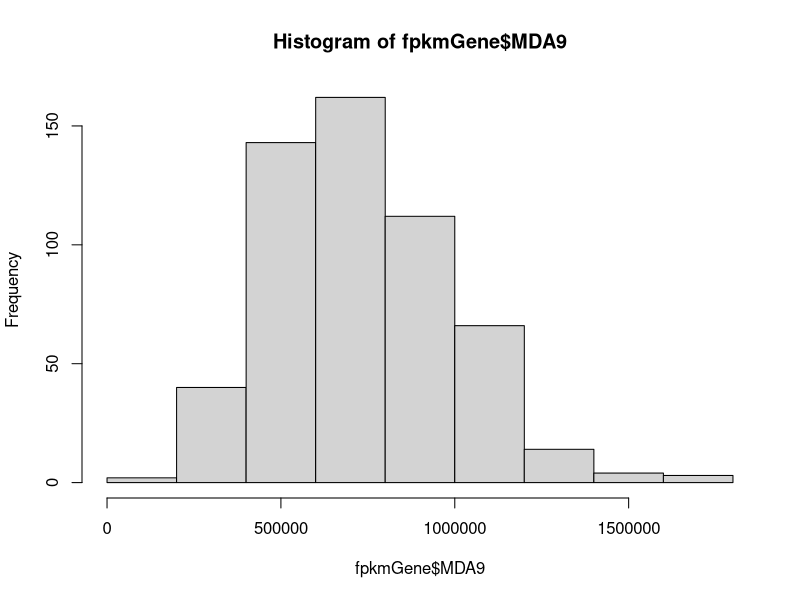
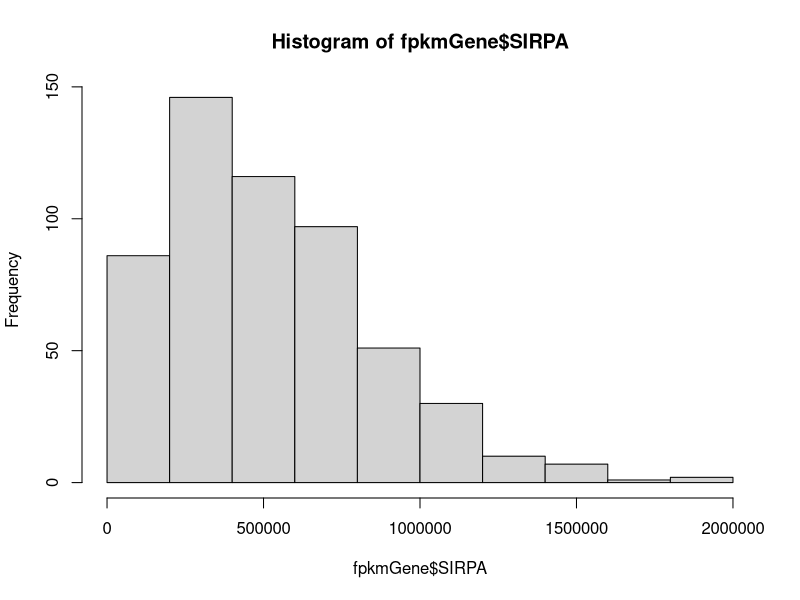
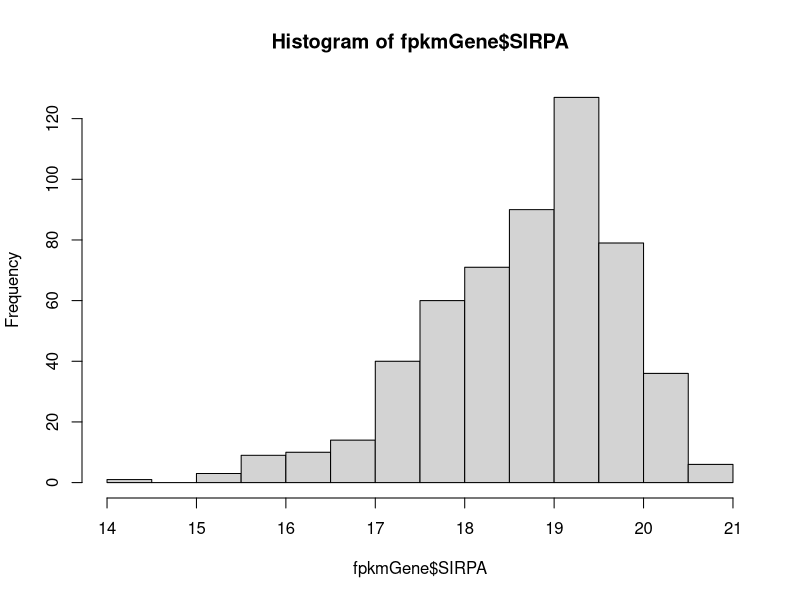
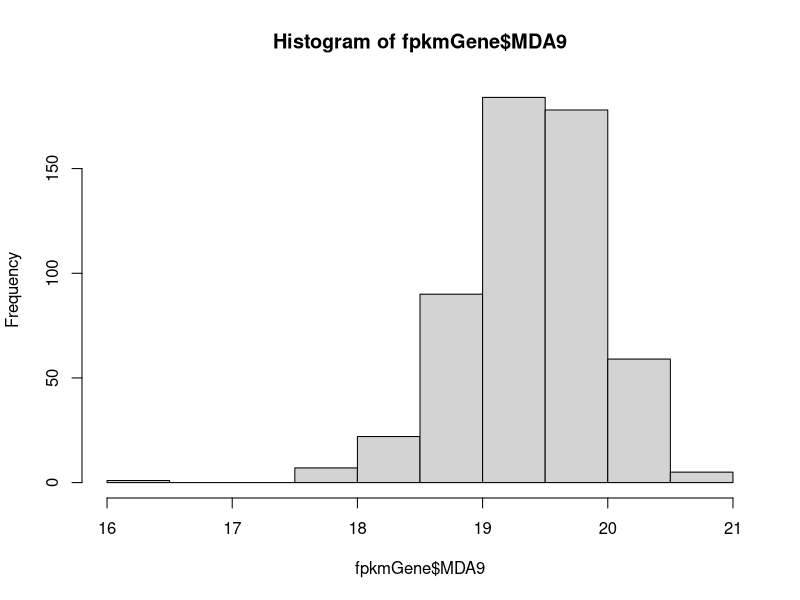
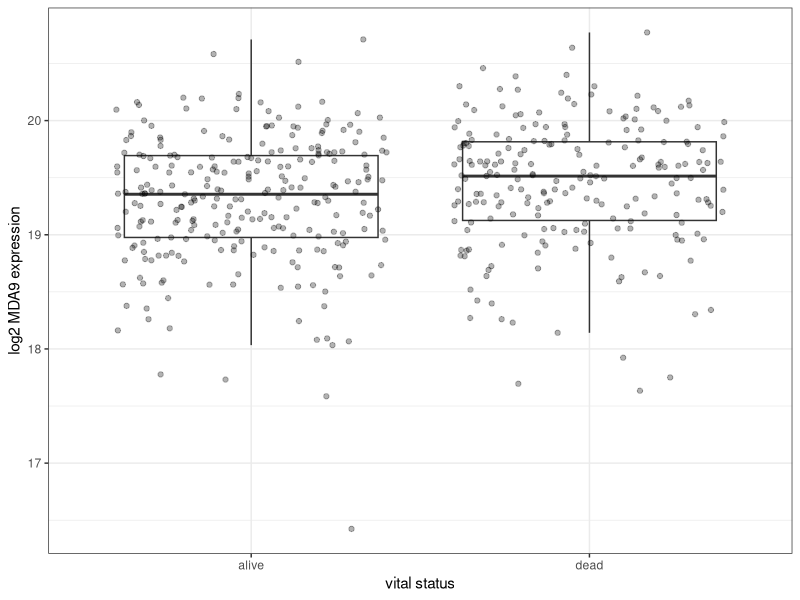

Source code (R) for these figures, in order: (Note: this script raises an error after producing the figures.)
#### head and neck expression analysis ####

# load packages
library(dplyr)
library(ggplot2)
library(survminer)
library(survival)
library(viridis)

#### data pre-processing ####

# read in saved data
fpkmGene <- read.table("targetGeneHNSCC.csv")
# see all metadata
colnames(fpkmGene)
# view untransformed distribution
hist(fpkmGene$MDA9) # very slightly left skewed
hist(fpkmGene$SIRPA) # slightly left skewed
# save untransformed data
fpkmGeneNolog <- fpkmGene

# log transform genes
fpkmGene[1:12] <- fpkmGene[1:12] + 1 # add one pseudo count to all counts to remove zeros
fpkmGene[1:12] <- log2(fpkmGene[1:12]) # apply log2 transformation
hist(fpkmGene$SIRPA) 
hist(fpkmGene$MDA9) 

# assessing clinical data
table(fpkmGene$shortLetterCode) # 44 NT, 2 TM, 500 TP
table(fpkmGene$race) # 49 AA, 468 white
table(fpkmGene$ethnicity) # 27 HIS, 480 not (some overlap with AA?)

# extract tumor data
tum <- fpkmGene %>%
  filter(shortLetterCode == "TP")
# extracting whites with known HIS
his_nonhis <- fpkmGene %>%
  filter(race == "white") %>%
  filter(ethnicity == "hispanic or latino" | ethnicity == "not hispanic or latino") 
# extracting AA and white who are not HIS
BW_nonhis <- fpkmGene %>%
  filter(race == "white" | race == "black or african american") %>%
  filter(ethnicity == "not hispanic or latino") 

#### MDA-9/Syntenin ####

## high expression in AA is correlated with poor outcome when compared to non-hispanic whites
## compare vital status based on MDA9
t.test(MDA9 ~ vital_status, data=BW_nonhis) # 0.004855
ggplot(BW_nonhis, aes(vital_status, MDA9)) + 
  ylab("log2 MDA9 expression") +
  xlab("vital status") +
  geom_boxplot(outlier.shape = NA) +
  geom_jitter(alpha = 0.3) +
  theme_bw() 
#ggsave("figures/MDA9BW_nonhis_vital_.jpg")

# KM from TCGA biolinks
#TCGAbiolinks::TCGAanalyze_SurvivalKM()

## kaplan meier: days to last followup, comparing AA and CA
# remove missing data 
BW_nonhis_follow <- BW_nonhis %>%
  filter(!is.na(days_to_last_follow_up)) 
BW_nonhis_follow <- BW_nonhis_follow %>% 
  mutate(vital = (as.numeric(vital_status)) - 1)
# fit model
BW_nonhis_follow_fit <- survfit(Surv(days_to_last_follow_up, 
                    vital) ~ race, 
               data = BW_nonhis_follow)
ggsurvplot(BW_nonhis_follow_fit, data = BW_nonhis_follow, 
           risk.table = TRUE,
           pval = TRUE,
           pval.method = TRUE,
           pval.coord = c(1600, 0.8),
           pval.method.coord = c(1600, 0.9),
           conf.int = TRUE,
           xlim = c(0, 2000),
           break.time.by = 500,
           ggtheme = theme_minimal(),
           risk.table.y.text.col = T,
           risk.table.y.text = FALSE)

## kaplan meier: days to death, comparing AA and CA (better than days to last followup)
# remove missing data 
BW_nonhis_death <- BW_nonhis %>%
  filter(!is.na(days_to_death)) 
BW_nonhis_death <- BW_nonhis_death %>% 
  mutate(vital = (as.numeric(vital_status)) - 1)
# fit model
BW_nonhis_death_fit <- survfit(Surv(days_to_death, 
                         vital) ~ race, 
                    data = BW_nonhis_death)
ggsurvplot(BW_nonhis_death_fit, 
           data = BW_nonhis_death, 
           risk.table = TRUE,
           pval = TRUE,
           pval.method = TRUE,
           pval.coord = c(2000, 0.8),
           pval.method.coord = c(2000, 0.9),
           conf.int = TRUE,
           xlim = c(0, 3000),
           break.time.by = 500,
           xlab = "days to death",
           ggtheme = theme_bw(),
           risk.table.y.text.col = T,
           risk.table.y.text = FALSE,
           legend.labs = c("AA", "CA"))
#ggsave("figures/AA_CA_days_to_death.jpeg") # width 700, height 525
# splitting into high and low gene expression
BW_nonhis_death <- BW_nonhis_death %>%
  mutate(mda9_hl = MDA9 > median(MDA9))
BW_nonhis_death$mda9_hl[BW_nonhis_death$mda9_hl == TRUE] <- "high"
BW_nonhis_death$mda9_hl[BW_nonhis_death$mda9_hl == FALSE] <- "low"
# high and low gene expression
BW_nonhis_death_mda9_fit <- survfit(Surv(days_to_death, vital) ~ mda9_hl, 
                                         data = BW_nonhis_death)
ggsurvplot(BW_nonhis_death_mda9_fit, 
           data = BW_nonhis_death, 
           risk.table = TRUE,
           pval = TRUE,
           pval.method = TRUE,
           pval.coord = c(2000, 0.8),
           pval.method.coord = c(2000, 0.9),
           conf.int = TRUE,
           xlim = c(0, 3000),
           break.time.by = 500,
           xlab = "days to death",
           ggtheme = theme_bw(),
           risk.table.y.text.col = TRUE,
           risk.table.y.text = FALSE,
           legend.labs = c("high", "low")
           )
#ggsave("figures/days_to_death_MDA9.jpg")
# AA vs CA, high and low gene expression
BW_nonhis_death_mda9_fit <- survfit(Surv(days_to_death, vital) ~ mda9_hl + race, 
                                    data = BW_nonhis_death)
ggsurvplot(BW_nonhis_death_mda9_fit, 
           data = BW_nonhis_death, 
           palette = c("#a6cee3", "#1f78b4", "#b2df8a", "#33a02c"),
           risk.table = TRUE,
           pval = TRUE,
           pval.method = TRUE,
           pval.coord = c(2000, 0.8),
           pval.method.coord = c(2000, 0.9),
           conf.int = TRUE,
           xlim = c(0, 3000),
           break.time.by = 500,
           xlab = "days to death",
           ggtheme = theme_minimal(),
           risk.table.y.text.col = TRUE,
           risk.table.y.text = FALSE, 
           legend.labs = c("AA, high", "CA, high", "AA, low", "CA, low"))
#ggsave("figures/AA_CA_days_to_death_MDA9.jpg")

# high expression in HIS is correlated with poor outcome when compared to non-hispanic whites
# vital status
t.test(MDA9 ~ vital_status, data=his_nonhis) # 0.004231
ggplot(his_nonhis, aes(vital_status, MDA9)) + 
  ylab("log2 MDA9 expression") +
  xlab("vital status") +
  geom_boxplot(outlier.shape = NA) +
  geom_jitter(alpha = 0.3) +
  theme_bw() 
#ggsave("figures/MDA9his_nonhis_vital.jpg")

#### SIRPA: not needed right now ####

# high expression in AA is correlated with poor outcome when compared to non-hispanic whites
t.test(SIRPA ~ vital_status, data=BW_nonhis) # 0.3977
ggplot(BW_nonhis, aes(vital_status, SIRPA)) + 
  ylab("log2 MDA9 expression") +
  xlab("vital status") +
  geom_boxplot(outlier.shape = NA) +
  geom_jitter(alpha = 0.3) +
  theme_bw() 
